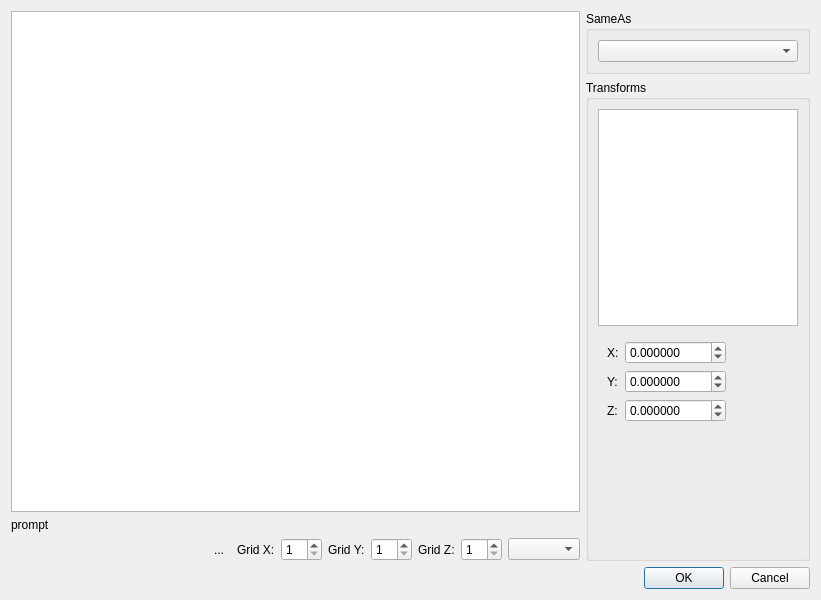
<?xml version="1.0" encoding="UTF-8"?>
<ui version="4.0">
 <class>TileShapeEditor</class>
 <widget class="QDialog" name="TileShapeEditor">
  <property name="geometry">
   <rect>
    <x>0</x>
    <y>0</y>
    <width>821</width>
    <height>600</height>
   </rect>
  </property>
  <property name="windowTitle">
   <string>Tile Shape Editor</string>
  </property>
  <layout class="QGridLayout" name="gridLayout_2" columnstretch="1,0">
   <item row="0" column="1" rowspan="3">
    <layout class="QVBoxLayout" name="verticalLayout_2">
     <item>
      <widget class="QGroupBox" name="sameAsGroupBox">
       <property name="title">
        <string>SameAs</string>
       </property>
       <property name="checkable">
        <bool>false</bool>
       </property>
       <layout class="QGridLayout" name="gridLayout_3">
        <item row="0" column="0">
         <widget class="QComboBox" name="sameAsCombo"/>
        </item>
       </layout>
      </widget>
     </item>
     <item>
      <widget class="QGroupBox" name="xformGroupBox">
       <property name="title">
        <string>Transforms</string>
       </property>
       <layout class="QGridLayout" name="gridLayout">
        <item row="0" column="0">
         <widget class="QListWidget" name="xformList">
          <property name="maximumSize">
           <size>
            <width>200</width>
            <height>16777215</height>
           </size>
          </property>
         </widget>
        </item>
        <item row="1" column="0">
         <layout class="QHBoxLayout" name="xformToolBarLayout"/>
        </item>
        <item row="2" column="0">
         <widget class="QStackedWidget" name="xformStackedWidget">
          <property name="currentIndex">
           <number>0</number>
          </property>
          <widget class="QWidget" name="page">
           <layout class="QGridLayout" name="gridLayout_4">
            <item row="0" column="0">
             <layout class="QFormLayout" name="formLayout">
              <property name="fieldGrowthPolicy">
               <enum>QFormLayout::ExpandingFieldsGrow</enum>
              </property>
              <item row="0" column="0">
               <widget class="QLabel" name="label_4">
                <property name="text">
                 <string>X:</string>
                </property>
               </widget>
              </item>
              <item row="0" column="1">
               <widget class="QDoubleSpinBox" name="ySpinBox">
                <property name="decimals">
                 <number>6</number>
                </property>
                <property name="minimum">
                 <double>-1000.000000000000000</double>
                </property>
                <property name="maximum">
                 <double>1000.000000000000000</double>
                </property>
                <property name="singleStep">
                 <double>0.100000000000000</double>
                </property>
               </widget>
              </item>
              <item row="1" column="0">
               <widget class="QLabel" name="label_3">
                <property name="text">
                 <string>Y:</string>
                </property>
               </widget>
              </item>
              <item row="1" column="1">
               <widget class="QDoubleSpinBox" name="xSpinBox">
                <property name="decimals">
                 <number>6</number>
                </property>
                <property name="minimum">
                 <double>-1000.000000000000000</double>
                </property>
                <property name="maximum">
                 <double>1000.000000000000000</double>
                </property>
                <property name="singleStep">
                 <double>0.100000000000000</double>
                </property>
               </widget>
              </item>
              <item row="2" column="0">
               <widget class="QLabel" name="label_2">
                <property name="text">
                 <string>Z:</string>
                </property>
               </widget>
              </item>
              <item row="2" column="1">
               <widget class="QDoubleSpinBox" name="zSpinBox">
                <property name="decimals">
                 <number>6</number>
                </property>
                <property name="minimum">
                 <double>-1000.000000000000000</double>
                </property>
                <property name="maximum">
                 <double>1000.000000000000000</double>
                </property>
                <property name="singleStep">
                 <double>0.100000000000000</double>
                </property>
               </widget>
              </item>
             </layout>
            </item>
           </layout>
          </widget>
          <widget class="QWidget" name="page_2"/>
         </widget>
        </item>
       </layout>
      </widget>
     </item>
    </layout>
   </item>
   <item row="0" column="0">
    <layout class="QVBoxLayout" name="leftSideLayout">
     <item>
      <widget class="Tiled::Internal::TileShapeView" name="graphicsView"/>
     </item>
    </layout>
   </item>
   <item row="2" column="0">
    <layout class="QHBoxLayout" name="toolBarLayout">
     <item>
      <spacer name="horizontalSpacer">
       <property name="orientation">
        <enum>Qt::Horizontal</enum>
       </property>
       <property name="sizeHint" stdset="0">
        <size>
         <width>40</width>
         <height>20</height>
        </size>
       </property>
      </spacer>
     </item>
     <item>
      <widget class="QToolButton" name="gridLock">
       <property name="text">
        <string>...</string>
       </property>
       <property name="icon">
        <iconset resource="tiled.qrc">
         <normaloff>:/images/16x16/lock.png</normaloff>:/images/16x16/lock.png</iconset>
       </property>
       <property name="checkable">
        <bool>true</bool>
       </property>
       <property name="autoRaise">
        <bool>true</bool>
       </property>
      </widget>
     </item>
     <item>
      <layout class="QHBoxLayout" name="horizontalLayout">
       <item>
        <widget class="QLabel" name="label">
         <property name="text">
          <string>Grid X:</string>
         </property>
        </widget>
       </item>
       <item>
        <widget class="QSpinBox" name="gridX">
         <property name="minimum">
          <number>1</number>
         </property>
        </widget>
       </item>
      </layout>
     </item>
     <item>
      <layout class="QHBoxLayout" name="horizontalLayout_3">
       <item>
        <widget class="QLabel" name="label_5">
         <property name="text">
          <string>Grid Y:</string>
         </property>
        </widget>
       </item>
       <item>
        <widget class="QSpinBox" name="gridY">
         <property name="minimum">
          <number>1</number>
         </property>
        </widget>
       </item>
      </layout>
     </item>
     <item>
      <layout class="QHBoxLayout" name="horizontalLayout_4">
       <item>
        <widget class="QLabel" name="gridZLabel">
         <property name="text">
          <string>Grid Z:</string>
         </property>
        </widget>
       </item>
       <item>
        <widget class="QSpinBox" name="gridZ">
         <property name="minimum">
          <number>1</number>
         </property>
        </widget>
       </item>
      </layout>
     </item>
     <item>
      <widget class="QComboBox" name="scaleCombo"/>
     </item>
    </layout>
   </item>
   <item row="4" column="0" colspan="2">
    <layout class="QHBoxLayout" name="buttonsLayout">
     <item>
      <widget class="QDialogButtonBox" name="buttonBox">
       <property name="standardButtons">
        <set>QDialogButtonBox::Cancel|QDialogButtonBox::Ok</set>
       </property>
      </widget>
     </item>
    </layout>
   </item>
   <item row="1" column="0">
    <widget class="QLabel" name="status">
     <property name="text">
      <string>prompt</string>
     </property>
    </widget>
   </item>
  </layout>
  <action name="actionRemoveFace">
   <property name="icon">
    <iconset resource="tiled.qrc">
     <normaloff>:/images/16x16/edit-delete.png</normaloff>:/images/16x16/edit-delete.png</iconset>
   </property>
   <property name="text">
    <string>Remove Face</string>
   </property>
   <property name="toolTip">
    <string>Remove the selected face</string>
   </property>
  </action>
  <action name="actionAddTranslate">
   <property name="icon">
    <iconset resource="tiled.qrc">
     <normaloff>:/images/22x22/add.png</normaloff>:/images/22x22/add.png</iconset>
   </property>
   <property name="text">
    <string>Add Translate</string>
   </property>
  </action>
  <action name="actionAddRotate">
   <property name="icon">
    <iconset resource="tiled.qrc">
     <normaloff>:/images/22x22/add.png</normaloff>:/images/22x22/add.png</iconset>
   </property>
   <property name="text">
    <string>Add Rotate</string>
   </property>
  </action>
  <action name="actionXFormMoveUp">
   <property name="icon">
    <iconset resource="tiled.qrc">
     <normaloff>:/images/16x16/go-up.png</normaloff>:/images/16x16/go-up.png</iconset>
   </property>
   <property name="text">
    <string>Move Up</string>
   </property>
  </action>
  <action name="actionXFormMoveDown">
   <property name="icon">
    <iconset resource="tiled.qrc">
     <normaloff>:/images/16x16/go-down.png</normaloff>:/images/16x16/go-down.png</iconset>
   </property>
   <property name="text">
    <string>Move Down</string>
   </property>
  </action>
  <action name="actionRemoveTransform">
   <property name="icon">
    <iconset resource="tiled.qrc">
     <normaloff>:/images/16x16/edit-delete.png</normaloff>:/images/16x16/edit-delete.png</iconset>
   </property>
   <property name="text">
    <string>Remove Transform</string>
   </property>
   <property name="toolTip">
    <string>Remove the selected transform</string>
   </property>
  </action>
 </widget>
 <customwidgets>
  <customwidget>
   <class>Tiled::Internal::TileShapeView</class>
   <extends>QGraphicsView</extends>
   <header>tileshapeeditor.h</header>
  </customwidget>
 </customwidgets>
 <resources>
  <include location="tiled.qrc"/>
 </resources>
 <connections>
  <connection>
   <sender>buttonBox</sender>
   <signal>accepted()</signal>
   <receiver>TileShapeEditor</receiver>
   <slot>accept()</slot>
   <hints>
    <hint type="sourcelabel">
     <x>426</x>
     <y>589</y>
    </hint>
    <hint type="destinationlabel">
     <x>521</x>
     <y>416</y>
    </hint>
   </hints>
  </connection>
  <connection>
   <sender>buttonBox</sender>
   <signal>rejected()</signal>
   <receiver>TileShapeEditor</receiver>
   <slot>reject()</slot>
   <hints>
    <hint type="sourcelabel">
     <x>448</x>
     <y>589</y>
    </hint>
    <hint type="destinationlabel">
     <x>519</x>
     <y>455</y>
    </hint>
   </hints>
  </connection>
 </connections>
</ui>
